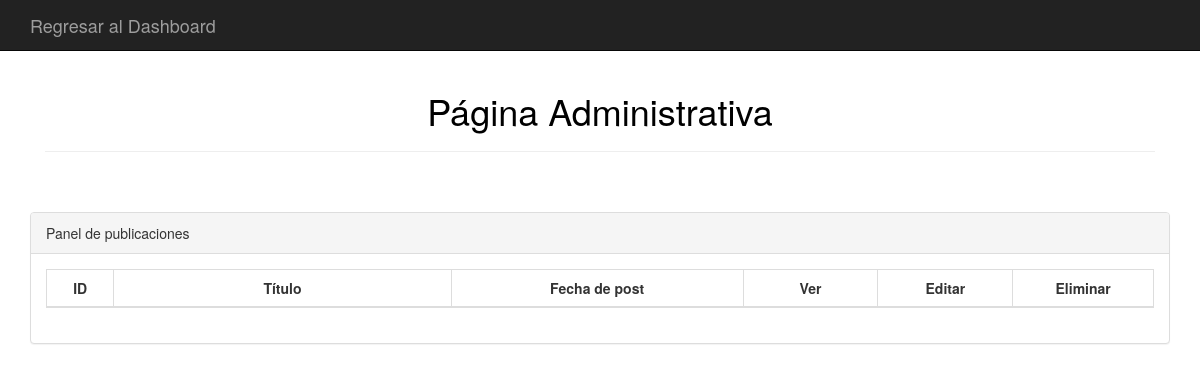
The app's page /admin/gestion_blog.php (signed in), older data.
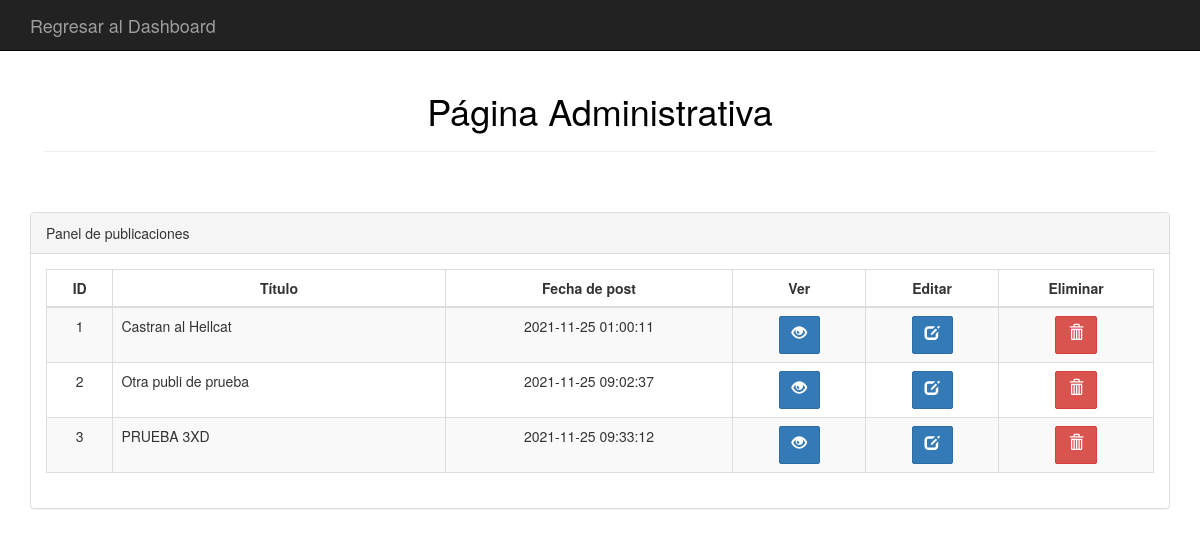
The same page, newer data.
### tables this page shows
CREATE TABLE `noticias` (
  `id` int(11) NOT NULL,
  `Titulo` varchar(85) DEFAULT NULL,
  `Fecha` datetime NOT NULL,
  `Comentario` text NOT NULL,
  `Imagen` varchar(100) DEFAULT NULL
);

### admin/gestion_blog.php (the view, shortened to what this page needs)
<!DOCTYPE html>
<html>
<head>
<link rel="stylesheet" href="../bootstrap/css/bootstrap.min.css">
</head>
<body style="background-color: #FFFFF;">
<nav class="navbar navbar-inverse navbar-static-top">
  <div class="container">
    <div class="navbar-header">
      <a class="navbar-brand" href="indexadmin.php">Regresar al Dashboard</a>
    </div>
  </div>
</nav>
<div class="wrapper">
<div class="container">
	<div class="col-lg-12">
		<center>
			<h1>Página Administrativa</h1>
		</center>
		<hr><br><br>
	</div>
	<br><br><br>
	<div class="row">
            <div class="col-lg-12">
                <div class="panel panel-default">
                    <div class="panel-heading"> Panel de publicaciones</div>
                    <div class="panel-body">
                        <div class="table-responsive">
                            <table class="table table-striped table-bordered table-hover">
                                <thead>
                                    <tr>
                                        <th width="3%" style="text-align: center;">ID</th>
                                        <th width="15%">Título</th>
                                        <th width="13%">Fecha de post</th>
                                        <th width="6%">Ver</th>
                                        <th width="6%">Editar</th>
                                        <th width="6%">Eliminar</th>
                                    </tr>
                                </thead>
                                <tbody>
								<?php
								$miconexion = mysqli_connect("localhost", "root", "", "mz_motorsports");                                ;
								$query="SELECT * FROM noticias";
								$result_contenido = mysqli_query($miconexion,$query);
								while($row=mysqli_fetch_array($result_contenido))
								{
								?>
                                    <tr>
                                        <td style="text-align: center;"><?php echo $row["id"]; ?></td>
                                        <td><?php echo $row["Titulo"]; ?></td>
                                        <td class="centro"><?php echo $row["Fecha"]; ?></td>
                                        <td class="centro"width="4%"><a class='btn btn-primary float-end' href= "/secciones/single_administrador.php?id=<?php echo $row['id']?> "><span class="glyphicon glyphicon-eye-open" aria-hidden="true"></a></span></td>
										<td class="centro" width="4%"><a href="editar_entrada.php?id=<?php echo $row['id']?>" class="btn btn-primary"><span class="glyphicon glyphicon-edit" aria-hidden="true"></span></td>
										<td class="centro" width="7%"><a href="eliminar_entrada.php?id=<?php echo $row['id']?>" class = "btn btn-danger"><span class="glyphicon glyphicon-trash" aria-hidden="true"></a></span></td>
                                    </tr>
								<?php
								}
								?>
                                </tbody>
                            </table>
                        </div>
                    </div>
                </div>
            </div>
</div>
</div>
</body>
</html>

### admin/gestion_blog.php (style rules this page uses)
.form-control, .btn { min-height: 38px; border-radius: 2px; }
.btn { font-size: 15px; font-weight: bold; }
h1, h2, h3, h4 { color: black; }
th, .centro { text-align: center; }

Row changes from the older to the newer data that the page shows:
added noticias: id "1", Titulo "Castran al Hellcat", Fecha "2021-11-25 01:00:11"
added noticias: id "2", Titulo "Otra publi de prueba", Fecha "2021-11-25 09:02:37"
added noticias: id "3", Titulo "PRUEBA 3XD", Fecha "2021-11-25 09:33:12"
